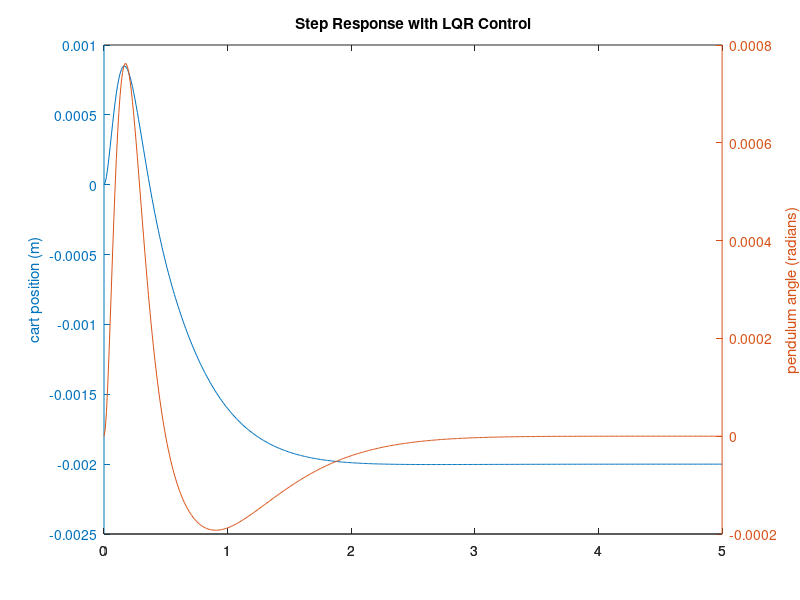

The MATLAB source for this figure: (Note: this script raises an error after producing the figure.)
clear all
close all
clc

M = 0.0;
l = 0.50;
m = 1;
b = 0.05;
I = (1/3)*m*(l*2)^2;
g = 9.8;

p = I*(M+m)+M*m*l^2; %denominator for the A and B matrices

A = [0      1              0           0;
     0 -(I+m*l^2)/p  (m^2*g*l^2)/p   0;
     0      0              0           1;
     0 -(m*l)/p       m*g*l*(M+m)/p  0];
B = [     0;
     (I+m*l^2)/p;
          0;
        m*l/p];

C = [1 0 0 0;
     0 0 1 0];
D = [0;
     0];

states = {'x' 'x_dot' 'phi' 'phi_dot'};
inputs = {'u'};
outputs = {'x'; 'phi'};

sys_ss = ss(A,B,C,D,'statename',states,'inputname',inputs,'outputname',outputs);
%open_system(sys_ss)
poles = eig(A)

Q = C'*C;
Q(1,1) = 100;
Q(3,3) = 100;
R = 0.0100;
K = lqr(A,B,Q,R)
%K = [-4.0816   -5.2881   38.9088   11.6508];
Ac = [(A-B*K)];
Bc = [B];
Cc = [C];
Dc = [D];

states = {'x' 'x_dot' 'phi' 'phi_dot'};
inputs = {'r'};
outputs = {'x'; 'phi'};

sys_cl = ss(Ac,Bc,Cc,Dc,'statename',states,'inputname',inputs,'outputname',outputs);

t = 0:0.01:5;
r =0.2*ones(size(t));
[y,t,x]=lsim(sys_cl,r,t);
[AX,H1,H2] = plotyy(t,y(:,1),t,y(:,2),'plot');
set(get(AX(1),'Ylabel'),'String','cart position (m)')
set(get(AX(2),'Ylabel'),'String','pendulum angle (radians)')
title('Step Response with LQR Control')

Cn = [1 0 0 0];
sys_ss = ss(A,B,Cn,0);
Nbar = rscale(sys_ss,K)

sys_cl = ss(Ac,Bc*Nbar,Cc,Dc,'statename',states,'inputname',inputs,'outputname',outputs);

t = 0:0.01:5;
r =0.2*ones(size(t));
[y,t,x]=lsim(sys_cl,r,t);
[AX,H1,H2] = plotyy(t,y(:,1),t,y(:,2),'plot');
set(get(AX(1),'Ylabel'),'String','cart position (m)')
set(get(AX(2),'Ylabel'),'String','pendulum angle (radians)')
title('Step Response with Precompensation and LQR Control')


